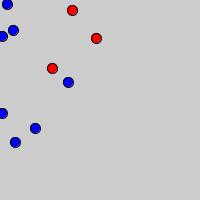
Frame 1 (no input)
Frame 60 (the mouse pressed at the canvas centre just before this capture): identical to frame 1, image omitted
Frame 120 (the mouse held since frame 60 and released just before this capture): identical to frame 1, image omitted

The Processing sketch that drew this single still picture (run headless with seeded random() and noise(); from frame 60 on, the mouse is pressed at the canvas centre):

// Processing sketch: Quiz3_b
// ── Quiz3_b.pde
/*
Nicholas Miller
This cenerates circles depending on probability.
It takes a random number with ten possibilities and then checks it to draw the right thing.
I made two ints called red and blue and put the drawcircle method in draw to confirm it was right.
*/

int numCircles = 10;
int radius = 10;
int ranX = 0;
int ranY = 0;
int rand = 0;

int blue = 0;
int red = 0;

void setup() {
  size(200, 200);
  
  // Draw the circles
  for (int i = 0; i < numCircles; i++) {
    drawCircle();
  }
  
}

void draw() {
  
  //print("red: " + red + ", blue: " + blue + "\n");
}

void drawCircle() {
  ranX = int(random(150));
  ranY = int(random(150));
  
  // This gives us the number to check our probability against
  // Returns 0 - 9 (10 numbers)
  rand = int(random(10));
  
  // If it is less than 6 (0-5) (6/10 chance of happening) draw blue
  if (rand < 6) {
    fill(0, 0, 255);
    ellipse(ranX, ranY, radius, radius);
    //blue++;
  }
  // If it is 6-9 (4/10 chance of happening) draw red
  else {
    fill(255, 0, 0);
    ellipse(ranX, ranY, radius, radius);
    //red++;
  }
}
